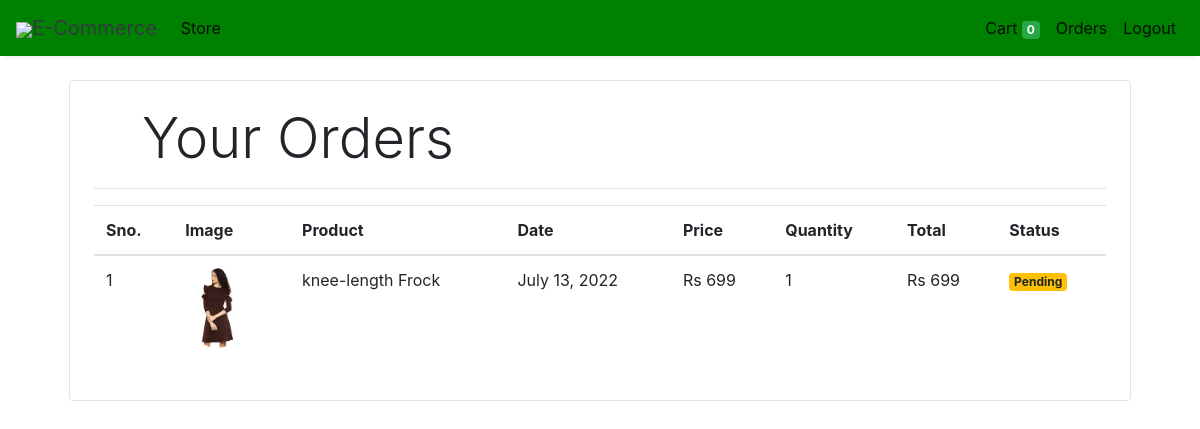
Page /orders (signed in) on the committed database.
### store/models/orders.py (models this page shows, shortened)
class Order(models.Model):
    product = models.ForeignKey(Products,
                                on_delete=models.CASCADE)
    customer = models.ForeignKey(Customer,
                                 on_delete=models.CASCADE)
    quantity = models.IntegerField(default=1)
    price = models.IntegerField()
    address = models.CharField (max_length=50, default='', blank=True)
    phone = models.CharField (max_length=50, default='', blank=True)
    date = models.DateField (default=datetime.datetime.today)
    status = models.BooleanField (default=False)
    @staticmethod
    def get_orders_by_customer(customer_id):
        return Order.objects.filter(customer=customer_id).order_by('-date')

### store/models/product.py (models this page shows, shortened)
class Products(models.Model):
    name = models.CharField(max_length=60)
    price= models.IntegerField(default=0)
    category= models.ForeignKey(Category,on_delete=models.CASCADE,default=1 )
    description= models.CharField(max_length=250, default='', blank=True, null= True)
    image= models.ImageField(upload_to='uploads/products/')

### store/middlewares/auth.py (the view)
    def middleware(request):
        print(request.session.get('customer'))
        returnUrl = request.META['PATH_INFO']
        print(request.META['PATH_INFO'])
        if not request.session.get('customer'):
           return redirect(f'login?return_url={returnUrl}')
        response = get_response(request)
        return response

### store/templatetags/custom_filter.py (called while the page is built)
@register.filter(name='currency')
def currency(number):
    return "Rs "+str(number)

@register.filter(name='multiply')
def multiply(number , number1):
    return number * number1

### store/views/orders.py (called while the page is built)
    def get(self , request ):
        customer = request.session.get('customer')
        orders = Order.get_orders_by_customer(customer)
        print(orders)
        return render(request , 'orders.html'  , {'orders' : orders})

### store/templates/orders.html
{% extends 'base.html' %}
{% block content %}
{% load cart %}
{% load custom_filter %}
<div class="container">
   <div class="border rounded p-4 m-4">
        <p class="display-4 pl-4 ml-4">Your Orders</p>
        <hr>
        <table class="table">
            <thead>
                <tr>
                    <th>Sno.</th>
                    <th>Image</th>
                    <th>Product</th>
                    <th>Date</th>
                    <th>Price</th>
                    <th>Quantity</th>
                    <th>Total</th>
                    <th>Status</th>
                </tr>
            </thead>
            <tbody>
                {% for order in orders %}
                <tr>
                    <td>{{forloop.counter}}</td>
                    <td><img style="height: 80px;" class="rounded-circle" src="{{order.product.image.url}}" alt=""></td>
                    <td>{{order.product.name}}</td>
                    <td>{{order.date}}</td>
                    <td>{{order.price|currency}}</td>
                    <td>{{order.quantity}}</td>
                    <td>{{order.quantity|multiply:order.price|currency}}</td>
                    {% if order.status %}
                    <td><small class="badge badge-success">Completed</small></td>
                    {%else%}
                    <td><small class="badge badge-warning">Pending</small></td>
                    {% endif %}
                </tr>
                {% endfor %}
            </tbody>
        </table>
   </div>
</div>
{% endblock %}

### rows in the picture
Order: product.image (picture), product.name "knee-length Frock", date "July 13, 2022", price "Rs 699", quantity "1", quantity|multiply "Rs 699", status "Pending"

### other values in the picture
{{ request.session.cart.keys|length }} "0"
